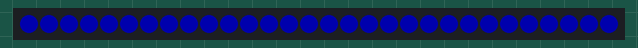
The program below on a simulated Raspberry Pi (BCM pin numbers). Parts: 30 RGB LEDs in strip order, left to right. Dim RGB values are drawn brighter than linear.

Above: at 0.4 s.
At 1.27 s:
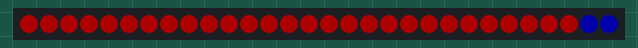

The program:

speedflash.py
```python
import board, neopixel, time

NUM_PIXELS = 30

pixels = neopixel.NeoPixel(board.D18, NUM_PIXELS, brightness = 0.2)

while True:
  for i in range(NUM_PIXELS):
    pixels[i] = (255,0,0)
  for i in range(NUM_PIXELS):
    pixels[i] = (0,255,0)
  for i in range(NUM_PIXELS):
    pixels[i] = (0,0,255)
```
